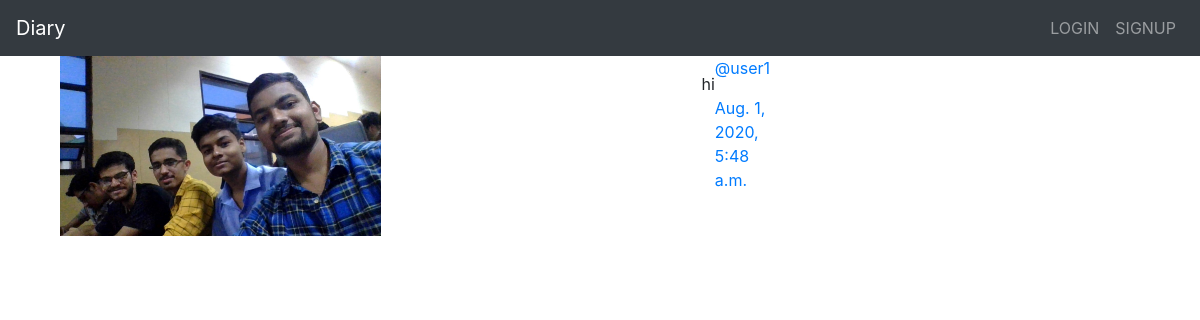
The app's page /blogs/by/user1/, older data.
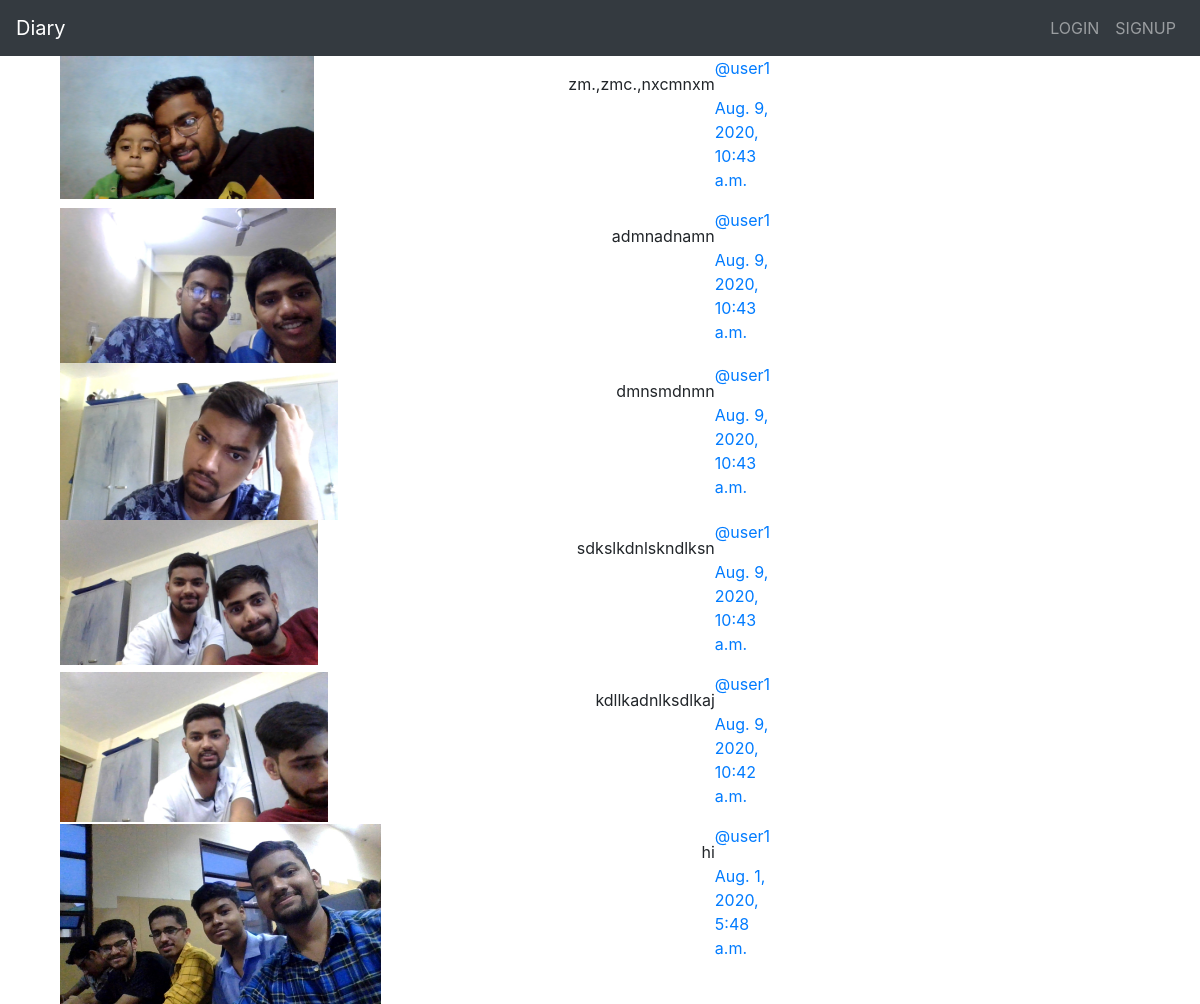
The same page, newer data.
### blogs/models.py (models this page shows, shortened)
class Blog(models.Model):
    user = models.ForeignKey(User, related_name='blogs', on_delete=models.CASCADE)
    message = models.TextField(unique=False, blank=True)
    created_at = models.DateTimeField(auto_now=True)
    message_html = models.TextField(editable=False)
    blog_image = models.ImageField(default='', upload_to='', blank=False, null=False )
    class Meta:
        ordering = ['-created_at']
        unique_together = ['user', 'message']

### blogs/views.py (the view)
# urls.py: url(r"by/(?P<username>[-\w]+)/$",views.UserBlog.as_view(),name="for_user"),
class UserBlog(generic.ListView):
    model = models.Blog
    template_name='blogs/user_blog_list.html'
    def get_queryset(self):
        try:
            self.blog_user = User.objects.prefetch_related('blogs').get(username__iexact=self.kwargs.get('username'))
        except User.DoesNotExist:
            raise Http404
        else:
            return self.blog_user.blogs.all()
    def get_context_data(self, **kwargs):
        context = super().get_context_data(**kwargs)
        context['blog_user'] = self.blog_user
        return context

### blogs/templates/blogs/user_blog_list.html
{% extends 'blogs/blog_base.html' %}
{% block blog_content %}
    <div class="col-md-8">
        {% for blog in blog_list %}
            {% include 'blogs/_blog.html' %}
        {% endfor %}
    </div>
{% endblock %}

### blogs/templates/blogs/blog_base.html (shortened to what this page needs)
{% extends 'base.html' %}
{% block content %}
   <div class="container" style="padding: 0;">
       {% block blog_content %} {% endblock %}
   </div>
{% endblock %}

### templates/base.html (shortened to what this page needs)
<!DOCTYPE html>
{% load static %}
<html lang="en" dir="ltr">
    <head>
        <link rel="stylesheet"
        href="https://stackpath.bootstrapcdn.com/bootstrap/4.5.0/css/bootstrap.min.css"
>
    </head>
    <body>
        <nav class="navbar navbar-expand-lg navbar-dark bg-dark">
            <a class="navbar-brand mynav" href="{% url 'home' %}">Diary</a>
            <div class="collapse navbar-collapse navbar-ri" id="navbarSupportedContent">
                <ul class="navbar-nav ml-auto">
                    {% if user.is_authenticated %}
                        <li class="list-item"><a class="nav-link" href="{% url 'blogs:new' %}">CREATE</a></li>
                        <li class="list-item"><a class="nav-link" href="{% url 'blogs:for_user' username=request.user.username %}">All</a></li>
                        <li class="list-item"><a class="nav-link" href="#">GROUPS</a></li>
                        <li class="list-item"><a class="nav-link" href="{% url 'accounts:logout' %}">LOGOUT</a></li>
                    {% else %}
                        <li class="list-item"><a class="nav-link" href="{% url 'accounts:login' %}">LOGIN</a></li>
                        <li class="list-item"><a class="nav-link" href="{% url 'accounts:signup' %}">SIGNUP</a></li>
                    {% endif %}
                </ul>
            </div>
        </nav>
        <div class="container">
            {% block content %}
            {% endblock %}
        </div>
    </body>
</html>

### blogs/templates/blogs/_blog.html (shortened to what this page needs)
<div class="blog media">
    <div class="blog-image-div">
        <img class="blog-image" src='{{blog.blog_image.url}}' alt="no image for this blog" width="50%">
    </div>
    <div class="">
        <p>{{blog.message_html|safe}}</p>
    </div>
    <div class="media-body">
            <span class="username">
                <p><a href="{% url 'blogs:for_user' username=blog.user.username %}">@{{blog.user.username}}</a></p>
            </span>
            <time class="time">
                <p><a href="{% url 'blogs:single' username=blog.user.username pk=blog.pk %}">{{blog.created_at}}</a></p>
            </time>
    </div>
</div>

Row changes from the older to the newer data that the page shows:
added Blog: blog_image (picture), message_html "zm.,zmc.,nxcmnxm", user.username "user1", created_at "Aug. 9, 2020, 10:43 a.m."
added Blog: blog_image (picture), message_html "admnadnamn", user.username "user1", created_at "Aug. 9, 2020, 10:43 a.m."
added Blog: blog_image (picture), message_html "dmnsmdnmn", user.username "user1", created_at "Aug. 9, 2020, 10:43 a.m."
added Blog: blog_image (picture), message_html "sdkslkdnlskndlksn", user.username "user1", created_at "Aug. 9, 2020, 10:43 a.m."
added Blog: blog_image (picture), message_html "kdllkadnlksdlkaj", user.username "user1", created_at "Aug. 9, 2020, 10:42 a.m."
